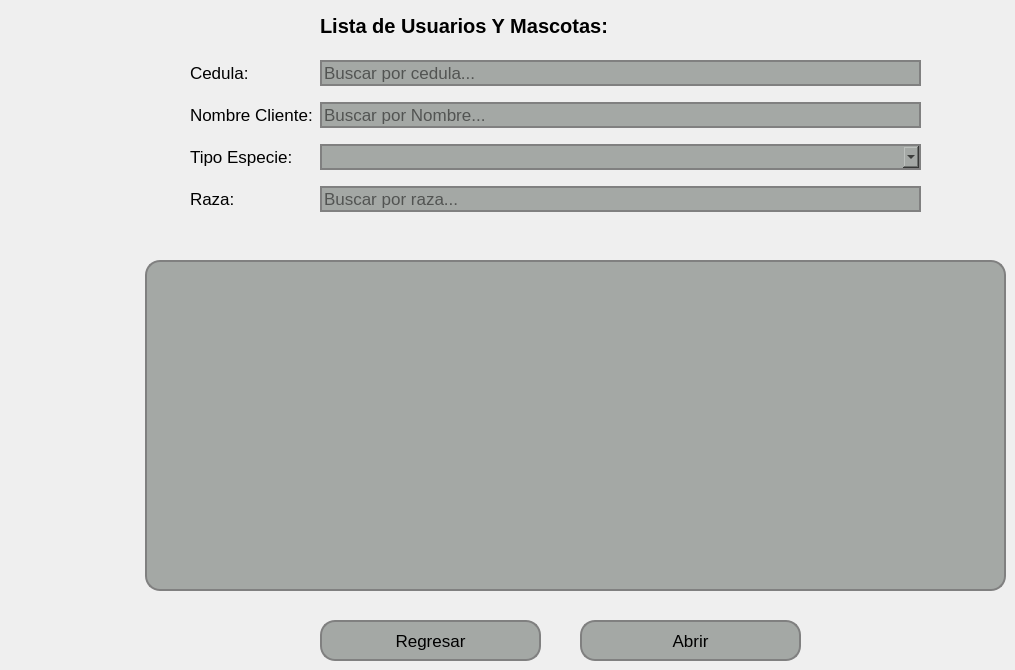
   <widget class="QWidget" name="pageListaUsuariosMascotas">
    <widget class="QLabel" name="label_36">
     <property name="geometry">
      <rect>
       <x>320</x>
       <y>10</y>
       <width>371</width>
       <height>31</height>
      </rect>
     </property>
     <property name="font">
      <font>
       <pointsize>15</pointsize>
       <weight>75</weight>
       <bold>true</bold>
      </font>
     </property>
     <property name="text">
      <string>Lista de Usuarios Y Mascotas:</string>
     </property>
    </widget>
    <widget class="QWidget" name="formLayoutWidget_4">
     <property name="geometry">
      <rect>
       <x>190</x>
       <y>60</y>
       <width>731</width>
       <height>182</height>
      </rect>
     </property>
     <layout class="QFormLayout" name="formLayout_4">
      <property name="horizontalSpacing">
       <number>7</number>
      </property>
      <property name="verticalSpacing">
       <number>16</number>
      </property>
      <item row="0" column="0">
       <widget class="QLabel" name="label_42">
        <property name="font">
         <font>
          <pointsize>13</pointsize>
         </font>
        </property>
        <property name="text">
         <string>Cedula: </string>
        </property>
       </widget>
      </item>
      <item row="0" column="1">
       <widget class="QLineEdit" name="lineEditCedulaLista">
        <property name="font">
         <font>
          <pointsize>13</pointsize>
         </font>
        </property>
        <property name="styleSheet">
         <string notr="true">    background-color: #a4a8a5; /* Color del botón */
    border-radius: 15px;       /* Borde redondeado, ajusta el valor para más curvatura */
    border: 2px solid #808080; /* Opcional: agrega un borde de color gris */</string>
        </property>
        <property name="placeholderText">
         <string>Buscar por cedula...</string>
        </property>
       </widget>
      </item>
      <item row="1" column="0">
       <widget class="QLabel" name="label_45">
        <property name="font">
         <font>
          <pointsize>13</pointsize>
         </font>
        </property>
        <property name="text">
         <string>Nombre Cliente:</string>
        </property>
       </widget>
      </item>
      <item row="1" column="1">
       <widget class="QLineEdit" name="lineEditNombreLista">
        <property name="font">
         <font>
          <pointsize>13</pointsize>
         </font>
        </property>
        <property name="styleSheet">
         <string notr="true">    background-color: #a4a8a5; /* Color del botón */
    border-radius: 15px;       /* Borde redondeado, ajusta el valor para más curvatura */
    border: 2px solid #808080; /* Opcional: agrega un borde de color gris */</string>
        </property>
        <property name="placeholderText">
         <string>Buscar por Nombre...</string>
        </property>
       </widget>
      </item>
      <item row="2" column="0">
       <widget class="QLabel" name="label_43">
        <property name="font">
         <font>
          <pointsize>13</pointsize>
         </font>
        </property>
        <property name="text">
         <string>Tipo Especie:</string>
        </property>
       </widget>
      </item>
      <item row="2" column="1">
       <widget class="QComboBox" name="comboBoxTipoEspecieLista">
        <property name="font">
         <font>
          <pointsize>13</pointsize>
         </font>
        </property>
        <property name="styleSheet">
         <string notr="true">    background-color: #a4a8a5; /* Color del botón */
    border-radius: 15px;       /* Borde redondeado, ajusta el valor para más curvatura */
    border: 2px solid #808080; /* Opcional: agrega un borde de color gris */</string>
        </property>
       </widget>
      </item>
      <item row="3" column="0">
       <widget class="QLabel" name="label_44">
        <property name="font">
         <font>
          <pointsize>13</pointsize>
         </font>
        </property>
        <property name="text">
         <string>Raza:</string>
        </property>
       </widget>
      </item>
      <item row="3" column="1">
       <widget class="QLineEdit" name="lineEditRazaLista">
        <property name="font">
         <font>
          <pointsize>13</pointsize>
         </font>
        </property>
        <property name="styleSheet">
         <string notr="true">    background-color: #a4a8a5; /* Color del botón */
    border-radius: 15px;       /* Borde redondeado, ajusta el valor para más curvatura */
    border: 2px solid #808080; /* Opcional: agrega un borde de color gris */</string>
        </property>
        <property name="placeholderText">
         <string>Buscar por raza...</string>
        </property>
       </widget>
      </item>
     </layout>
    </widget>
    <widget class="QTableWidget" name="tableWidgetListaUsuariosMascotas">
     <property name="geometry">
      <rect>
       <x>145</x>
       <y>260</y>
       <width>861</width>
       <height>331</height>
      </rect>
     </property>
     <property name="styleSheet">
      <string notr="true">    background-color: #a4a8a5; /* Color del botón */
    border-radius: 15px;       /* Borde redondeado, ajusta el valor para más curvatura */
    border: 2px solid #808080; /* Opcional: agrega un borde de color gris */</string>
     </property>
    </widget>
    <widget class="QPushButton" name="pushButtonRegresarLista">
     <property name="geometry">
      <rect>
       <x>320</x>
       <y>620</y>
       <width>221</width>
       <height>41</height>
      </rect>
     </property>
     <property name="font">
      <font>
       <pointsize>13</pointsize>
      </font>
     </property>
     <property name="styleSheet">
      <string notr="true">QPushButton {
    background-color: #a4a8a5; /* Color del botón */
    border-radius: 15px;       /* Borde redondeado, ajusta el valor para más curvatura */
    border: 2px solid #808080; /* Opcional: agrega un borde de color gris */

}

QPushButton:hover {
    background-color: #b0b5b0; /* Color al pasar el mouse */
}

QPushButton:pressed {
    background-color: #8f938f; /* Color al hacer clic */
}
</string>
     </property>
     <property name="text">
      <string>Regresar</string>
     </property>
    </widget>
    <widget class="QPushButton" name="pushButtonAbrirLista">
     <property name="geometry">
      <rect>
       <x>580</x>
       <y>620</y>
       <width>221</width>
       <height>41</height>
      </rect>
     </property>
     <property name="font">
      <font>
       <pointsize>13</pointsize>
      </font>
     </property>
     <property name="styleSheet">
      <string notr="true">QPushButton {
    background-color: #a4a8a5; /* Color del botón */
    border-radius: 15px;       /* Borde redondeado, ajusta el valor para más curvatura */
    border: 2px solid #808080; /* Opcional: agrega un borde de color gris */

}

QPushButton:hover {
    background-color: #b0b5b0; /* Color al pasar el mouse */
}

QPushButton:pressed {
    background-color: #8f938f; /* Color al hacer clic */
}
</string>
     </property>
     <property name="text">
      <string>Abrir</string>
     </property>
    </widget>
   </widget>
